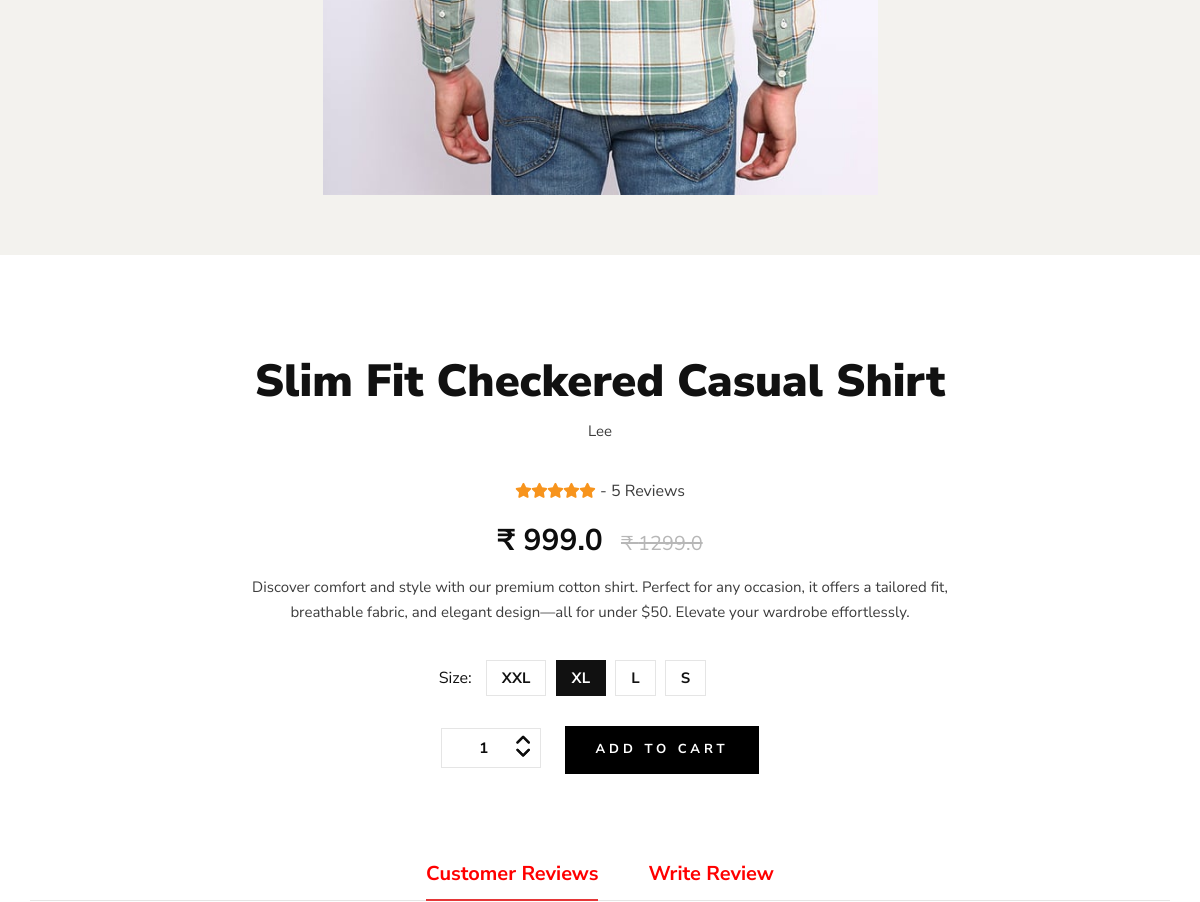
Page /product_details/3 (middle part) on the earlier database version.
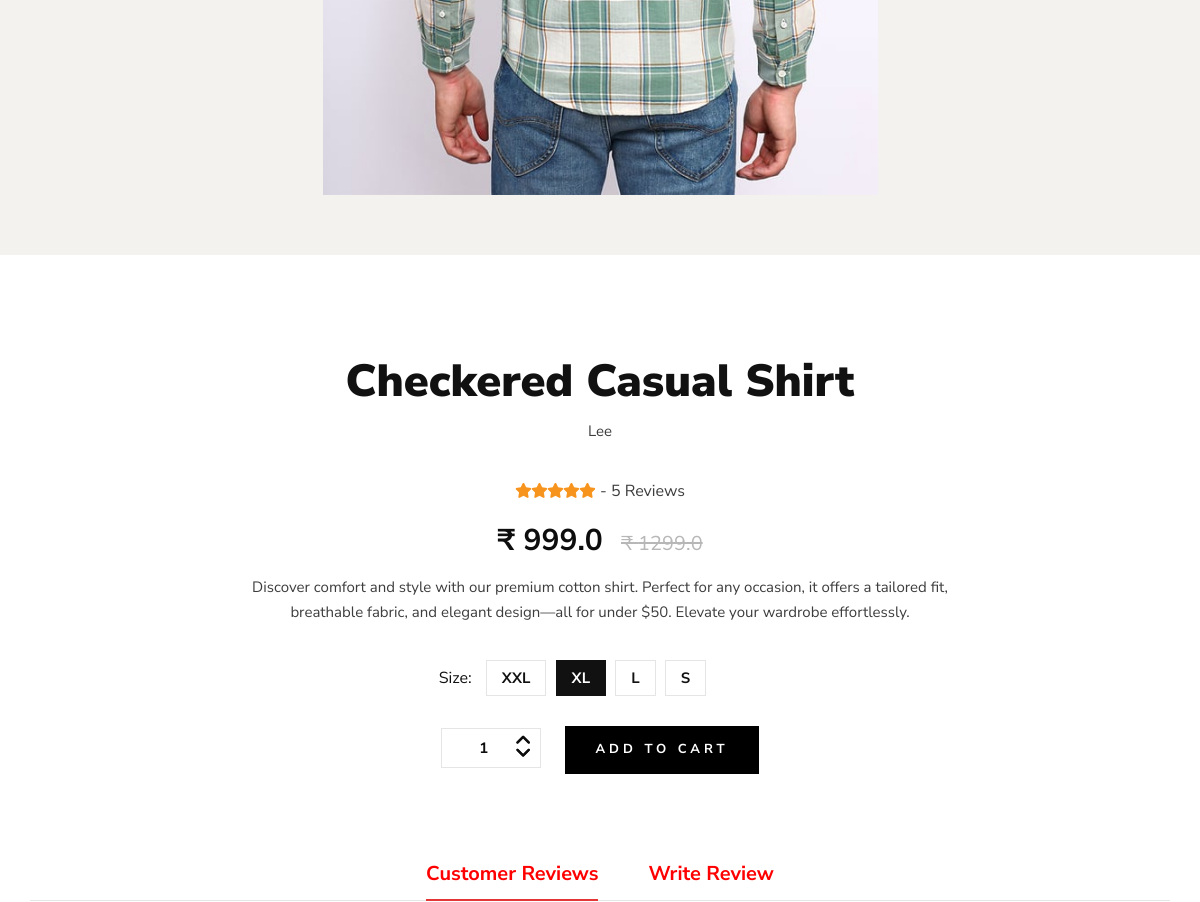
Same page on the later database version.
### products/models.py (models this page shows, shortened)
class Product(models.Model):
    LIVE = 1
    DELETE = 0
    DELETE_CHOICES = ((LIVE, 'Live'), (DELETE, 'Delete'))
    PRODUCT_CATEGORIES = (
        ('shirts','Shirts'),
        ('jackets','Jackets'),
        ('tshirts','T-shirts'),
        ('hoodies','Hoodies'),
        ('jeans','Jeans'),
        ('pants','Pants'),
        )
    title = models.CharField(max_length=200)
    brand = models.CharField(max_length=100, null=True)
    category = models.CharField(max_length=50, null=True, choices=PRODUCT_CATEGORIES)
    price = models.FloatField()
    mrp_price = models.FloatField(null=True, default=0.0)
    size_s = models.BooleanField(default=False)
    size_m = models.BooleanField(default=False)
    size_l = models.BooleanField(default=False)
    size_xl = models.BooleanField(default=False)
    description = models.TextField()
    image1 = models.ImageField(upload_to='media/')
    image2 = models.ImageField(upload_to='media/')
    image3 = models.ImageField(upload_to='media/')
    on_hand_quantity = models.IntegerField()
    priority = models.IntegerField(default=0)
    delete_status = models.IntegerField(choices=DELETE_CHOICES, default=LIVE)
    created_at = models.DateTimeField(auto_now_add=True)
    updated_at = models.DateTimeField(auto_now=True)

### products/views.py (the view)
# urls.py: path('product_details/<pk>', views.detail_product, name='product_details'),
def detail_product(request,pk):
    product = Product.objects.get(pk=pk)
    context = {'product': product}
    return render(request, 'product_details.html', context)

### templates/product_details.html (shortened to what this page needs)
{% extends 'base_layout.html' %}
{% block content %}
{% include 'product_description.html' %}
{% endblock content %}

### templates/product_description.html (shortened to what this page needs)
{% load static %}
<section class="shop-details">
    <div class="product__details__pic">
        <div class="container">
            <div class="row">
                <div class="col-lg-3 col-md-3">
                </div>
                <div class="col-lg-6 col-md-9">
                    <div class="tab-content">
                        <div class="tab-pane active" id="tabs-3" role="tabpanel">
                            <div class="product__details__pic__item">
                                <img src="{{product.image3.url}}" alt="">
                            </div>
                        </div>
                    </div>
                </div>
            </div>
        </div>
    </div>
    <div class="product__details__content">
        <div class="container">
            <div class="row d-flex justify-content-center">
                <div class="col-lg-8">
                    <div class="product__details__text">
                        <h4>{{product.title}}</h4>
                        <p>{{product.brand}}</p>
                        <div class="rating">
                            <i class="fa fa-star"></i>
                            <i class="fa fa-star"></i>
                            <i class="fa fa-star"></i>
                            <i class="fa fa-star"></i>
                            <i class="fa fa-star-o"></i>
                            <span> - 5 Reviews</span>
                        </div>
                        <h3>₹ {{product.price}} <span>₹ {{product.mrp_price}}</span></h3>
                        <p>{{product.description}}</p>
                        <div class="product__details__option">
                            <div class="product__details__option__size">
                                <span>Size:</span>
                                <label for="xxl">xxl
                                </label>
                                <label class="active" for="xl">xl
                                </label>
                                <label for="l">l
                                </label>
                                <label for="sm">s
                                </label>
                            </div>
                        </div>
                        <div class="product__details__cart__option">
                            <div class="quantity">
                                <div class="pro-qty"><span class="fa fa-angle-up dec qtybtn"></span>
                                    <input type="number" value="1" min="1">
                                <span class="fa fa-angle-down inc qtybtn"></span></div>
                            </div>
                            <a href="#" class="primary-btn">add to cart</a>
                        </div>
                    </div>
                </div>
            </div>
            <div class="row">
                <div class="col-lg-12">
                    <div class="product__details__tab">
                        <ul class="nav nav-tabs" role="tablist">
                            <li class="nav-item">
                                <a class="nav-link active" data-toggle="tab" href="#tabs-5" role="tab" style="color: red;" aria-selected="true">Customer
                                    Reviews</a>
                            </li>
                            <li class="nav-item">
                                <a class="nav-link" data-toggle="tab" href="#tabs-6" role="tab" style="color: red;" aria-selected="false">Write Review</a>
                            </li>
                        </ul>
                    </div>
                </div>
            </div>
        </div>
    </div>
</section>

Differences in the rows shown:
changed Product "Lee": title "Slim Fit Checkered Casual Shirt" → "Checkered Casual Shirt"
